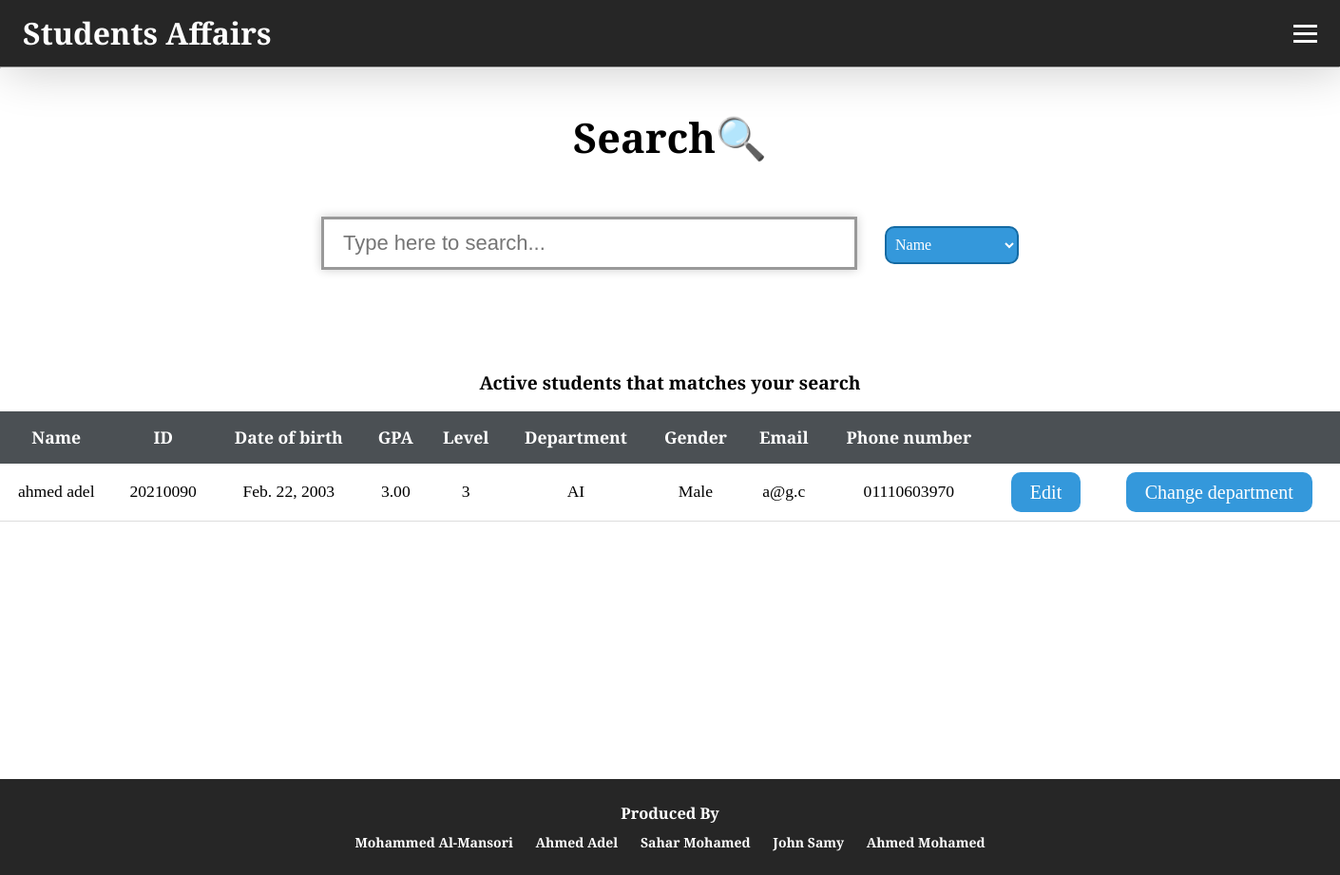
/html/search.html, run on an earlier commit of the app's database.
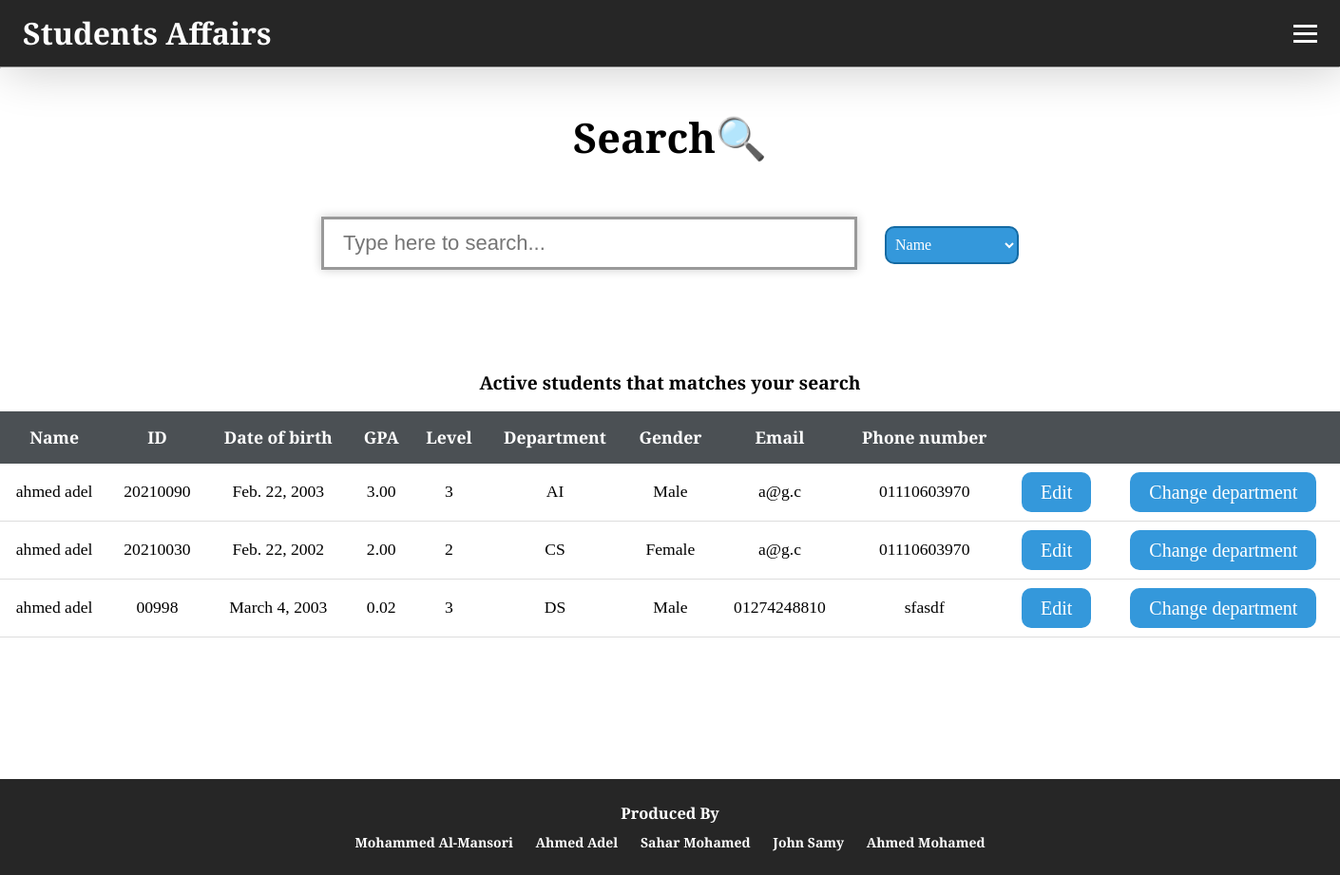
And on a later commit of the database.
### student_affairs_app/models.py (models this page shows, shortened)
class Student(models.Model):
    name = models.CharField(max_length=255)
    email = models.EmailField()
    mobile = models.CharField(max_length=15)
    IDnum = models.CharField(max_length=9)
    birthDate = models.DateField()
    gpa = models.DecimalField(max_digits=3, decimal_places=2)
    level = models.PositiveIntegerField()
    dep = models.CharField(max_length=255)
    gender = models.CharField(max_length=10)
    status = models.CharField(max_length=10, choices=[('active', 'Active'), ('inactive', 'Inactive')])

### student_affairs_app/views.py (the view)
# urls.py: path('html/search.html',views.search,name='search'),
def search(request):
    students = Student.objects.all()
    return render(request, 'html/search.html', {'students':students})

### student_affairs_app/templates/html/search.html (shortened to what this page needs)
<!DOCTYPE html>
<html lang="en">
<head>
    {% load static %}
    <link rel="stylesheet" href="{% static 'css/styles.css' %}" />
</head>
<body>
    <header class="navContener">
        <nav class="navbar">
            <a class="nav-brand">Students Affairs</a>
            <div class="hamburger">
                <span class="bar"></span>
                <span class="bar"></span>
                <span class="bar"></span>
            </div>
        </nav>
    </header>
    <section class="main">
        <hr>
        <p>
        <h1 id="pageTitle">Search🔍</h1>
        </p>
        <div>
            <input type="text" id="myInput" placeholder="Type here to search..." autofocus>
            <select id="searchType">
                <option value="name">Name</option>
            </select>
        </div>
        <table inputmode="html" id="searched">
            <caption class="tableName">Active students that matches your search</caption>
            <thead id="searchTableHead">
                <tr>
                    <td>Name</td>
                    <td>ID</td>
                    <td>Date of birth</td>
                    <td>GPA</td>
                    <td>Level</td>
                    <td>Department</td>
                    <td>Gender</td>
                    <td>Email</td>
                    <td>Phone number</td>
                    <td></td>
                    <td></td>
                </tr>
            </thead>
            <tbody id="searchTableBody">
                {% for student in students %}
                    {% if student.status == 'active' or student.status == 'Active' %}
                        <tr>
                            <td>{{ student.name }}</td>
                            <td>{{ student.IDnum }}</td>
                            <td>{{ student.birthDate }}</td>
                            <td>{{ student.gpa }}</td>
                            <td>{{ student.level }}</td>
                            <td>{{ student.dep }}</td>
                            <td>{{ student.gender }}</td>
                            <td>{{ student.email }}</td>
                            <td>{{ student.mobile }}</td>
                            <td><a type="button" href="edit_student.html/{{ student.id }}" id="editButton" class="studentButtons">Edit</a></td>
                            {% if student.dep == 'General' %}
                                <td><a type="button" href="assign_department.html/{{ student.id }}" id="changeDepartmentButton" class="studentButtons">Assign department</a></td>
                            {% else %}
                                <td><a type="button" href="assign_department.html/{{ student.id }}" id="changeDepartmentButton" class="studentButtons">Change department</a></td>
                            {% endif %}
                        </tr>
                    {% endif %}
                {% endfor %}
            </tbody>
        </table>
    </section>
    <footer>
        <h3>Produced By</h3>
        <ul>
            <li>Mohammed Al-Mansori</li>
            <li>Ahmed Adel</li>
            <li>Sahar Mohamed</li>
            <li>John Samy</li>
            <li>Ahmed Mohamed</li>
        </ul>
    </footer>
</body>
</html>

What changed in the data, as far as the page shows it:
added Student: name "ahmed adel", IDnum "20210030", birthDate "Feb. 22, 2002", gpa "2.00", level "2", dep "CS", gender "Female", email "a@g.c", mobile "01110603970"
added Student: name "ahmed adel", IDnum "00998", birthDate "March 4, 2003", gpa "0.02", level "3", dep "DS", gender "Male", email "01274248810", mobile "sfasdf"
